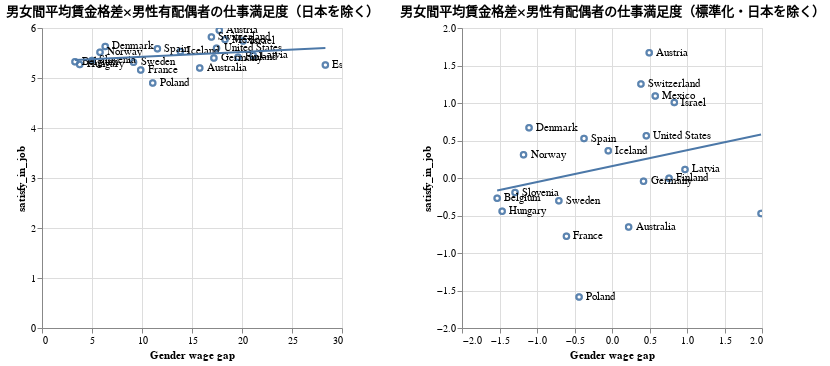

The code cell stored with this chart in its notebook:
### Code cell
# 男性かつ配偶者がいて、一緒に生活している人のデータから日本をのぞいてみる------------------------------------------------------------------------------
## ISSP2015のデータについて、男性における国別の平均仕事満足度のDFを作成する
df_wo_analysis = df_wo[(df_wo['SEX_label'] == 'Male')&(df_wo['PARTLIV'] == 1)]\
	.groupby(['Country_OECD_full'])['satisfy_in_job']\
	.mean().reset_index()
## OECDのデータセットについて、集計年が2015年かつ格差の計算範囲が全体の行を抽出
df_gengap_analysis = df_gengap[(df_gengap['TIME_PERIOD'] == 2014)&(df_gengap['AGGREGATION_OPERATION'] == 'MEDIAN')]\
	.loc[:, ['STRUCTURE_NAME','REF_AREA','Reference area','OBS_VALUE']]\
	.reset_index()
## 二つのデータセットを横に結合した分析用データセットを作る
df_concat = pd.merge(df_wo_analysis, df_gengap_analysis,\
					    left_on="Country_OECD_full", right_on="Reference area")
## 特定の列を抽出し、列名を変更する
df_analysis = df_concat.loc[:, ['Country_OECD_full','satisfy_in_job','OBS_VALUE']]\
	.rename(columns={"Country_OECD_full":"Country","OBS_VALUE":"Gender wage gap"})
# Zスコアによる標準化
df_analysis_std['satisfy_in_job'] = (df_analysis['satisfy_in_job'] - df_analysis['satisfy_in_job'].mean()) / df_analysis['satisfy_in_job'].std()
df_analysis_std['Gender wage gap'] = (df_analysis['Gender wage gap'] - df_analysis['Gender wage gap'].mean()) / df_analysis['Gender wage gap'].std()
df_analysis_m_nonj = df_analysis[(df_analysis['Country'] != 'Japan')]
df_analysis_m_std_nonj = df_analysis_std[(df_analysis_std['Country'] != 'Japan')]
#グラフの描画-----------------------------------------------------------------------------
chart = alt.Chart(df_analysis_m_nonj).mark_point().encode(
    x='Gender wage gap',
    y='satisfy_in_job',
).properties(
    title="男女間平均賃金格差×男性有配偶者の仕事満足度（日本を除く）"
)
text = chart.mark_text(
    align='left',
    baseline='middle',
    dx=7
).encode(
    text='Country'
)
line = chart.transform_regression('Gender wage gap', 'satisfy_in_job').mark_line()

chart_std = alt.Chart(df_analysis_m_std_nonj).mark_point().encode(
    x='Gender wage gap',
    y='satisfy_in_job',
).properties(
    title="男女間平均賃金格差×男性有配偶者の仕事満足度（標準化・日本を除く）"
)
text_std = chart_std.mark_text(
    align='left',
    baseline='middle',
    dx=7
).encode(
    text='Country'
)
line_std = chart_std.transform_regression('Gender wage gap', 'satisfy_in_job').mark_line()

chart + chart.interactive() + text + line | chart_std + chart_std.interactive() + text_std + line_std

### Figure 1 — Vega-Lite specification as saved in the notebook (floating-point values rounded to 4 significant figures)
{"config": {"view": {"continuousWidth": 300, "continuousHeight": 300}}, "hconcat": [{"layer": [{"mark": {"type": "point"}, "encoding": {"x": {"field": "Gender wage gap", "type": "quantitative"}, "y": {"field": "satisfy_in_job", "type": "quantitative"}}, "title": "男女間平均賃金格差×男性有配偶者の仕事満足度（日本を除く）"}, {"mark": {"type": "point"}, "encoding": {"x": {"field": "Gender wage gap", "type": "quantitative"}, "y": {"field": "satisfy_in_job", "type": "quantitative"}}, "name": "view_91", "title": "男女間平均賃金格差×男性有配偶者の仕事満足度（日本を除く）"}, {"mark": {"type": "text", "align": "left", "baseline": "middle", "dx": 7}, "encoding": {"text": {"field": "Country", "type": "nominal"}, "x": {"field": "Gender wage gap", "type": "quantitative"}, "y": {"field": "satisfy_in_job", "type": "quantitative"}}, "title": "男女間平均賃金格差×男性有配偶者の仕事満足度（日本を除く）"}, {"mark": {"type": "line"}, "encoding": {"x": {"field": "Gender wage gap", "type": "quantitative"}, "y": {"field": "satisfy_in_job", "type": "quantitative"}}, "title": "男女間平均賃金格差×男性有配偶者の仕事満足度（日本を除く）", "transform": [{"on": "Gender wage gap", "regression": "satisfy_in_job"}]}], "data": {"name": "data-0fa01fea2ec2fd2fec08d2e2d7d7e20b"}}, {"layer": [{"mark": {"type": "point"}, "encoding": {"x": {"field": "Gender wage gap", "type": "quantitative"}, "y": {"field": "satisfy_in_job", "type": "quantitative"}}, "title": "男女間平均賃金格差×男性有配偶者の仕事満足度（標準化・日本を除く）"}, {"mark": {"type": "point"}, "encoding": {"x": {"field": "Gender wage gap", "type": "quantitative"}, "y": {"field": "satisfy_in_job", "type": "quantitative"}}, "name": "view_92", "title": "男女間平均賃金格差×男性有配偶者の仕事満足度（標準化・日本を除く）"}, {"mark": {"type": "text", "align": "left", "baseline": "middle", "dx": 7}, "encoding": {"text": {"field": "Country", "type": "nominal"}, "x": {"field": "Gender wage gap", "type": "quantitative"}, "y": {"field": "satisfy_in_job", "type": "quantitative"}}, "title": "男女間平均賃金格差×男性有配偶者の仕事満足度（標準化・日本を除く）"}, {"mark": {"type": "line"}, "encoding": {"x": {"field": "Gender wage gap", "type": "quantitative"}, "y": {"field": "satisfy_in_job", "type": "quantitative"}}, "title": "男女間平均賃金格差×男性有配偶者の仕事満足度（標準化・日本を除く）", "transform": [{"on": "Gender wage gap", "regression": "satisfy_in_job"}]}], "data": {"name": "data-f7d1d7d2571157221450a22b7d3b1513"}}], "params": [{"name": "param_91", "select": {"type": "interval", "encodings": ["x", "y"]}, "bind": "scales", "views": ["view_91"]}, {"name": "param_92", "select": {"type": "interval", "encodings": ["x", "y"]}, "bind": "scales", "views": ["view_92"]}], "$schema": "https://vega.github.io/schema/vega-lite/v5.20.1.json", "datasets": {"data-0fa01fea2ec2fd2fec08d2e2d7d7e20b": [{"Country": "Australia", "satisfy_in_job": 5.202, "Gender wage gap": 15.77}, {"Country": "Austria", "satisfy_in_job": 5.954, "Gender wage gap": 17.73}, {"Country": "Belgium", "satisfy_in_job": 5.326, "Gender wage gap": 3.299}, {"Country": "Denmark", "satisfy_in_job": 5.63, "Gender wage gap": 6.324}, {"Country": "Estonia", "satisfy_in_job": 5.261, "Gender wage gap": 28.34}, {"Country": "Finland", "satisfy_in_job": 5.413, "Gender wage gap": 19.61}, {"Country": "France", "satisfy_in_job": 5.162, "Gender wage gap": 9.872}, {"Country": "Germany", "satisfy_in_job": 5.4, "Gender wage gap": 17.19}, {"Country": "Hungary", "satisfy_in_job": 5.271, "Gender wage gap": 3.773}, {"Country": "Iceland", "satisfy_in_job": 5.531, "Gender wage gap": 13.84}, {"Country": "Israel", "satisfy_in_job": 5.739, "Gender wage gap": 20.11}, {"Country": "Latvia", "satisfy_in_job": 5.451, "Gender wage gap": 21.12}, {"Country": "Mexico", "satisfy_in_job": 5.768, "Gender wage gap": 18.3}, {"Country": "Norway", "satisfy_in_job": 5.514, "Gender wage gap": 5.801}, {"Country": "Poland", "satisfy_in_job": 4.9, "Gender wage gap": 11.07}, {"Country": "Slovenia", "satisfy_in_job": 5.351, "Gender wage gap": 4.996}, {"Country": "Spain", "satisfy_in_job": 5.584, "Gender wage gap": 11.54}, {"Country": "Sweden", "satisfy_in_job": 5.316, "Gender wage gap": 9.153}, {"Country": "Switzerland", "satisfy_in_job": 5.82, "Gender wage gap": 16.94}, {"Country": "United States", "satisfy_in_job": 5.596, "Gender wage gap": 17.45}], "data-f7d1d7d2571157221450a22b7d3b1513": [{"Country": "Australia", "satisfy_in_job": -0.6536, "Gender wage gap": 0.2217}, {"Country": "Austria", "satisfy_in_job": 1.67, "Gender wage gap": 0.4965}, {"Country": "Belgium", "satisfy_in_job": -0.2708, "Gender wage gap": -1.531}, {"Country": "Denmark", "satisfy_in_job": 0.6688, "Gender wage gap": -1.106}, {"Country": "Estonia", "satisfy_in_job": -0.4732, "Gender wage gap": 1.987}, {"Country": "Finland", "satisfy_in_job": -0.003078, "Gender wage gap": 0.7607}, {"Country": "France", "satisfy_in_job": -0.7779, "Gender wage gap": -0.6075}, {"Country": "Germany", "satisfy_in_job": -0.04253, "Gender wage gap": 0.4204}, {"Country": "Hungary", "satisfy_in_job": -0.4424, "Gender wage gap": -1.465}, {"Country": "Iceland", "satisfy_in_job": 0.3624, "Gender wage gap": -0.04982}, {"Country": "Israel", "satisfy_in_job": 1.006, "Gender wage gap": 0.8308}, {"Country": "Latvia", "satisfy_in_job": 0.1142, "Gender wage gap": 0.9734}, {"Country": "Mexico", "satisfy_in_job": 1.094, "Gender wage gap": 0.5767}, {"Country": "Norway", "satisfy_in_job": 0.3109, "Gender wage gap": -1.18}, {"Country": "Poland", "satisfy_in_job": -1.587, "Gender wage gap": -0.4387}, {"Country": "Slovenia", "satisfy_in_job": -0.1943, "Gender wage gap": -1.293}, {"Country": "Spain", "satisfy_in_job": 0.5257, "Gender wage gap": -0.373}, {"Country": "Sweden", "satisfy_in_job": -0.3021, "Gender wage gap": -0.7086}, {"Country": "Switzerland", "satisfy_in_job": 1.255, "Gender wage gap": 0.3857}, {"Country": "United States", "satisfy_in_job": 0.5647, "Gender wage gap": 0.4575}]}}
